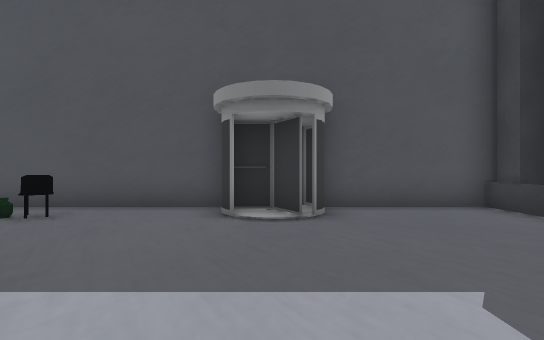
view 1 (above)

18 first-person views from a walk through a 3-D level made in the Unity game engine. The camera is 0.39 m above the floor, looks level and sees 85° across. The floor is counted in squares, 0.5 m on a side. Each view is taken from the middle of a square. On the plan, view 1 faces up. The plan holds only what a view shows up to about 10 squares ahead; the rest is blank. The place goes on beyond the plan. The player is left out.

view 2
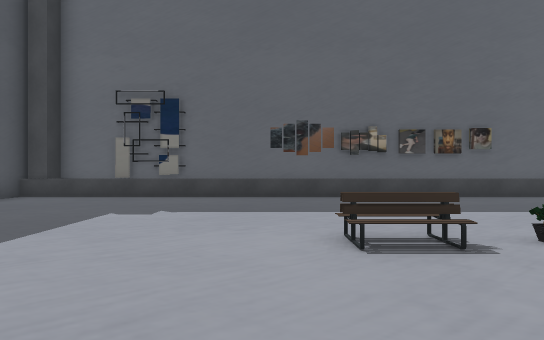

view 3
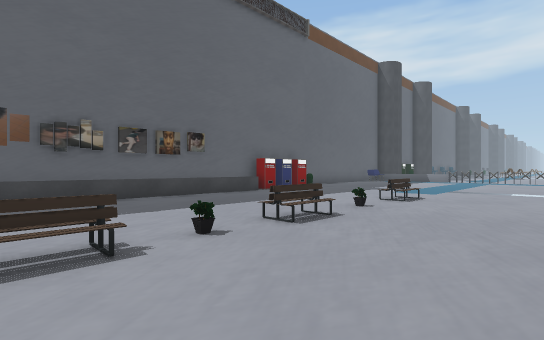

view 4
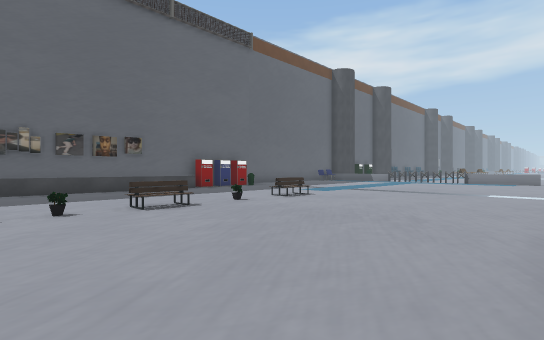

view 5
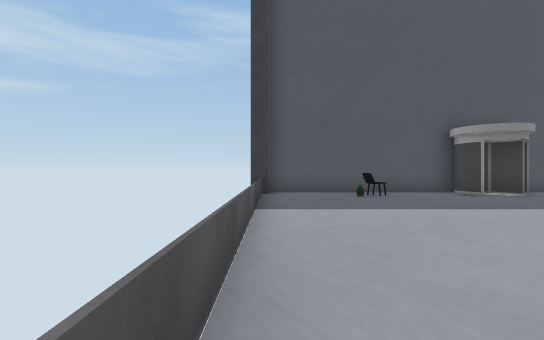

view 6
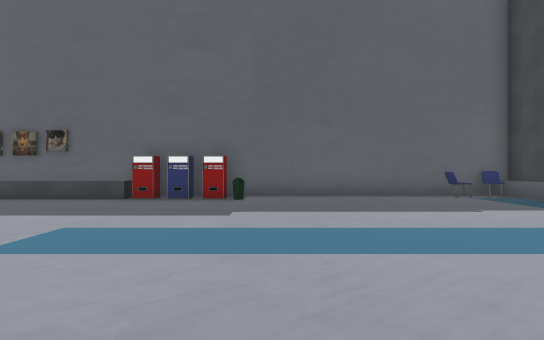

view 7
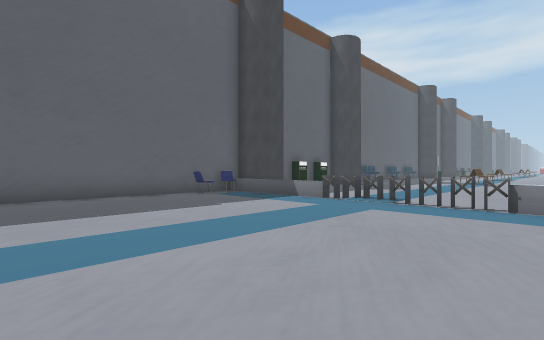

view 8
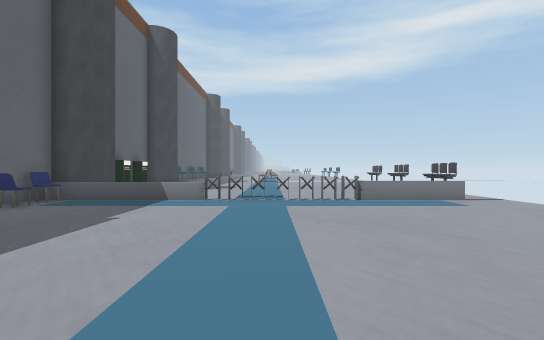

view 9
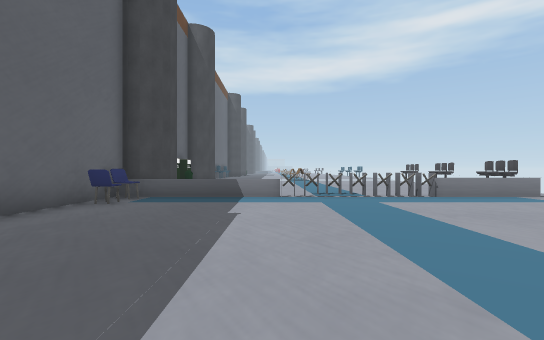

view 10
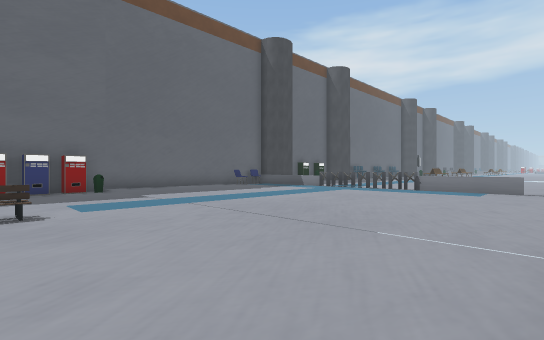

view 11
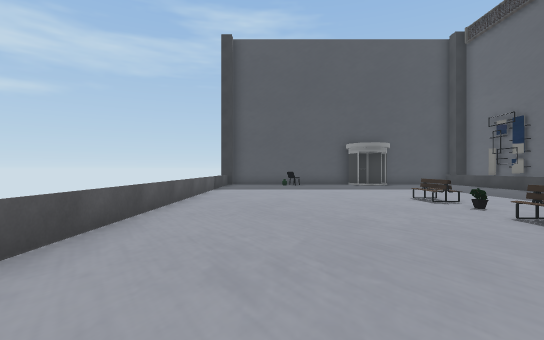

view 12
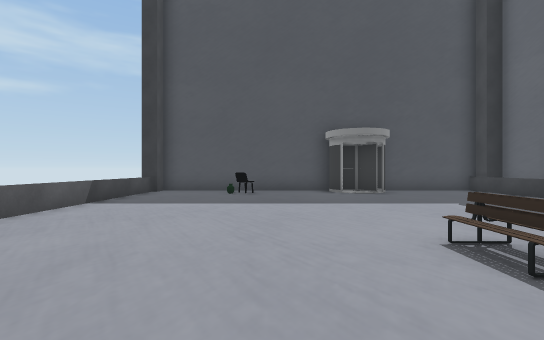

view 13
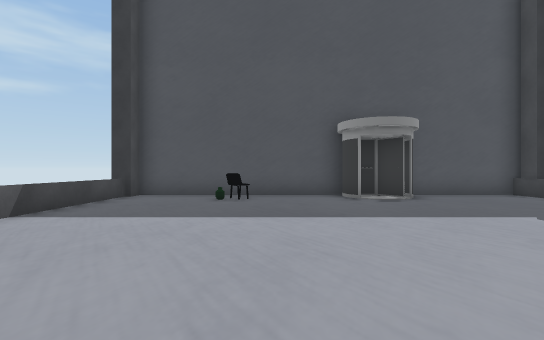

view 14
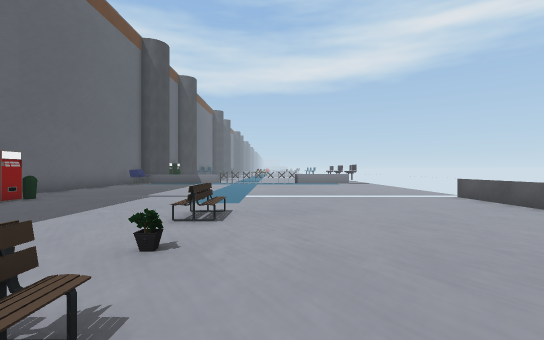

view 15
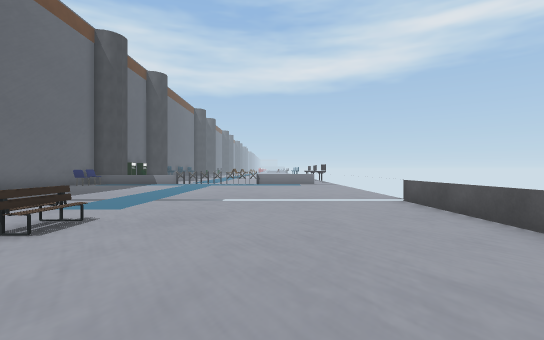

view 16
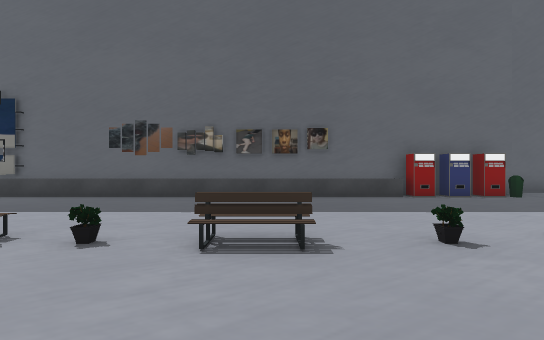

view 17
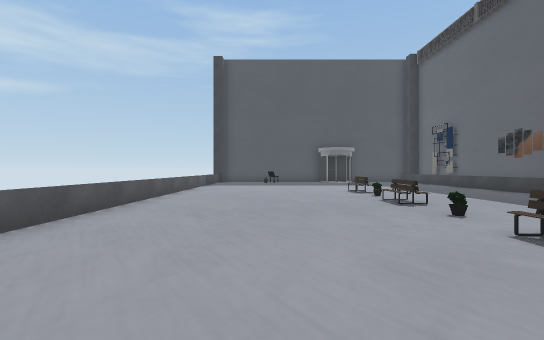

view 18
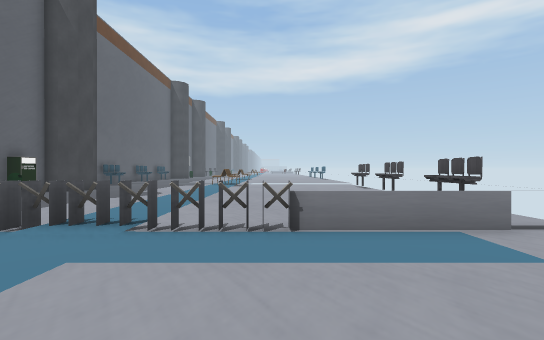

### Floor plan
Points are (right, up) in squares from view 1. A wall is a line through its corners. A room is listed if a view was taken in it or the views show most of it. See-through windows are left out.
Room 1 (views 1, 2, 3, 4, 5, 6, 7, 8, 9, 10, 11, 12, 13, 14, 15, 16, 17, 18)
walls: (4.5, -9.6) (4.5, 6.2); (5.2, -9.6) (5.2, 5.5); (5.2, -18.5) (5.2, -13.4); (4.9, 6.3) (-7.1, 6.3) (-7.1, 5.5) (-7.8, 5.5)
low walls: (1.4, -20.9) (5.3, -20.9); (-6.1, -20.9) (-3.4, -20.9); (-7.3, 5.6) (-7.3, -13.6)
ways out: gap at (-6, -21)
objects: chair (-4, 4); bottle (-4, 5); other object (-3, -21); other object (-2, -21); other object (-1, -21); bench (-1, -10); other object (-1, -8); bench (-1, -6) to (-1, -5); other object (-1, -4); bench (-1, -3) to (-1, -2); other object (-1, 5) to (1, 6); other object (0, -21); other object (1, -21); chair (5, -20); chair (5, -19); bin (5, -13); other object (5, -12); other object (5, -11); other object (5, -10); rack (5, 2)

Where each view was taken, in squares from view 1:
view 1: 0 up, 0 right, facing up
view 2: 1 down, 4 left, facing right
view 3: 2 down, 4 left, facing down-right
view 4: 3 down, 7 left, facing down-right
view 5: 4 down, 7 left, facing up
view 6: 14 down, 4 left, facing right
view 7: 14 down, 4 left, facing down-right
view 8: 13 down, 1 left, facing down
view 9: 13 down, 1 right, facing down
view 10: 10 down, 7 left, facing down-right
view 11: 10 down, 5 left, facing up
view 12: 5 down, 3 left, facing up
view 13: 3 down, 3 left, facing up
view 14: 5 down, 2 left, facing down
view 15: 6 down, 4 left, facing down
view 16: 6 down, 4 left, facing right
view 17: 13 down, 4 left, facing up
view 18: 17 down, 3 left, facing down
